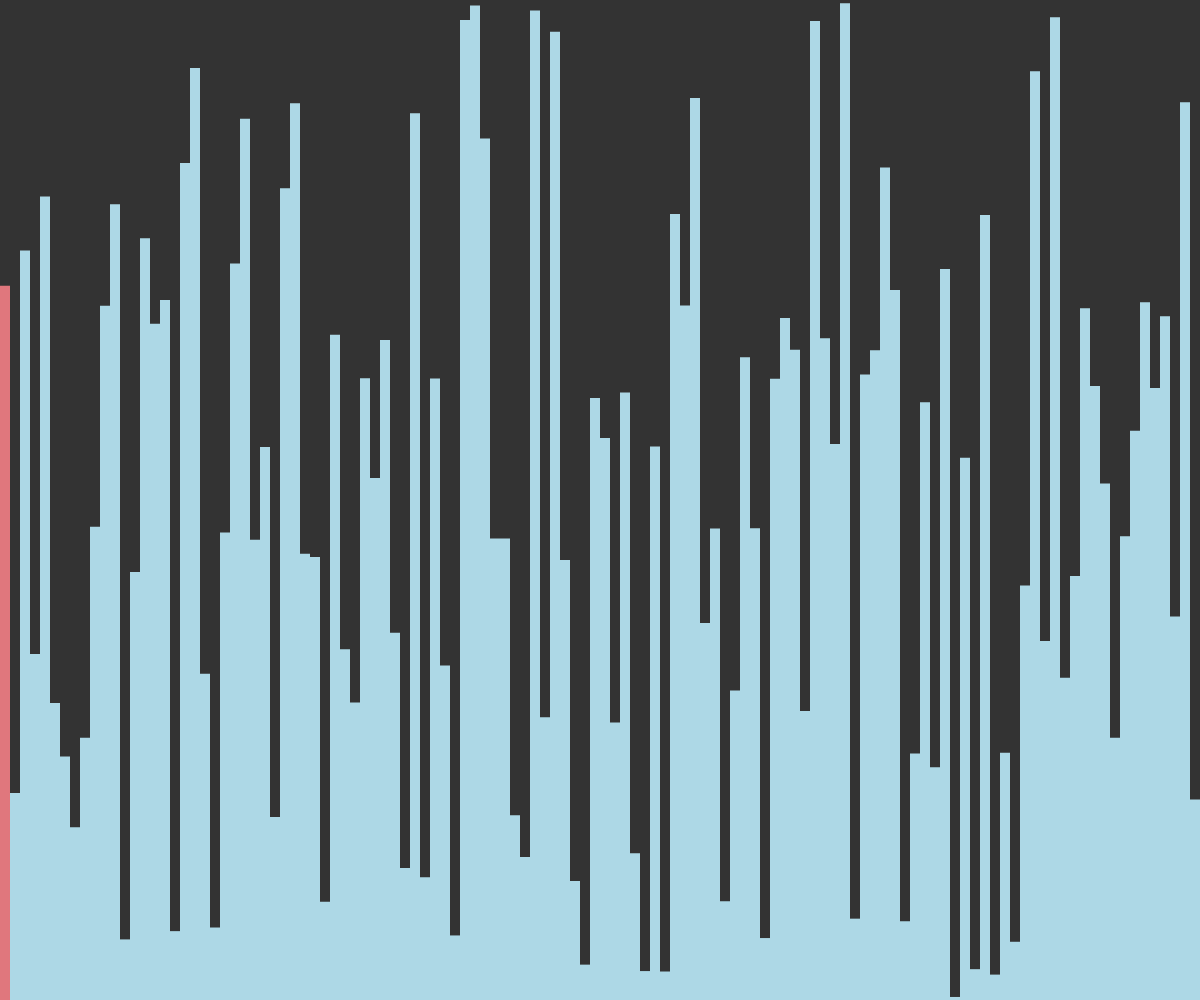
Frame 1 (no input)
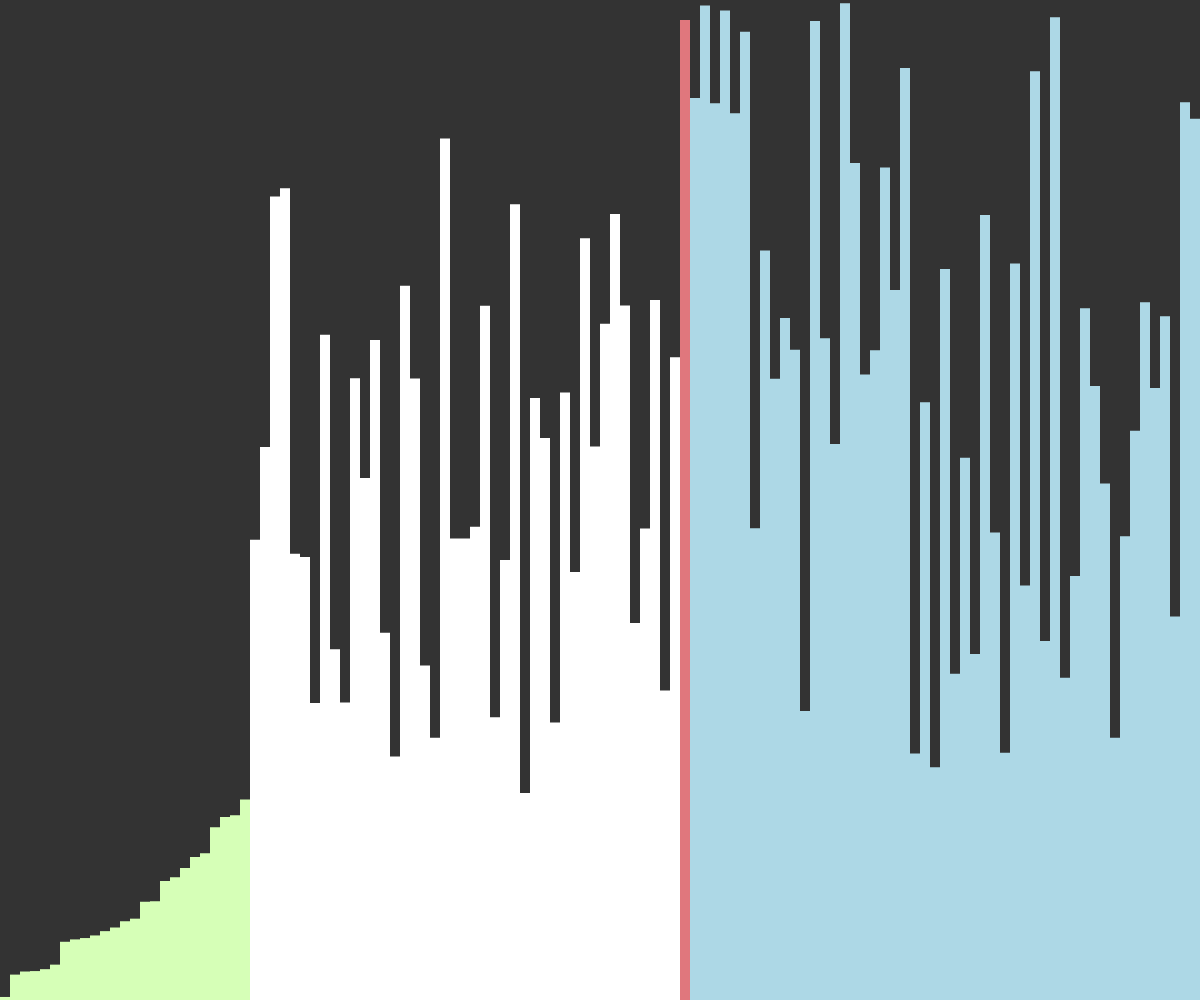
Frame 60 (no input)
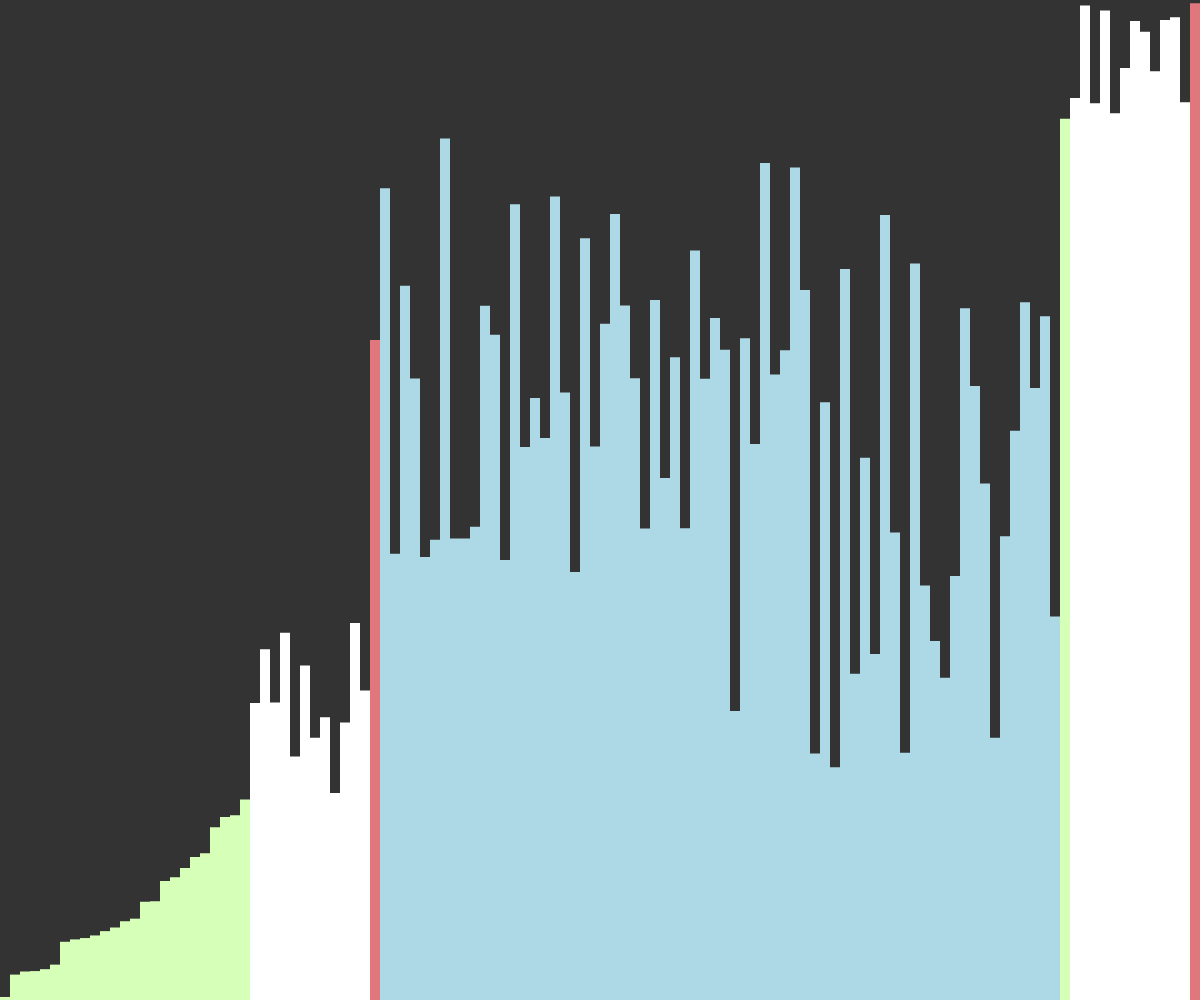
Frame 120 (the mouse pressed at the canvas centre since frame 60)

The p5.js sketch that drew these frames (run headless with seeded random() and noise() and a simulated clock; from frame 60 on, the mouse is pressed at the canvas centre):

// p5.js sketch
// ── sketch.js


let values = [];
let w = 10;

let states = [];

function setup() {
  createCanvas(windowWidth, windowHeight);
  values = new Array(floor(width / w));
  for (let i = 0; i < values.length; i++) {
    values[i] = random(height);
    states[i] = -1;
  }
  quickSort(values, 0, values.length - 1);
}

async function quickSort(arr, start, end) {
  if (start >= end) {
    return;
  }
  let index = await partition(arr, start, end);
  for (let i = start; i <= end; i++) {
    states[i] = 1;
  }
    
  await Promise.all([
    quickSort(arr, start, index - 1),
    quickSort(arr, index + 1, end)
  ]);
  
}

async function partition(arr, start, end) {
  for (let i = start; i <=end; i++) {
    states[i] = 2;
  }

  let pivotValue = arr[end];
  let pivotIndex = start;
  states[pivotIndex] = 0;
  for (let i = start; i < end; i++) {
    if (arr[i] < pivotValue) {
      await swap(arr, i, pivotIndex);
      states[pivotIndex] = -1;
      pivotIndex++;
      states[pivotIndex] = 0;
    }
  }
  await swap(arr, pivotIndex, end);

  for (let i = start; i < end; i++) {
    if (i != pivotIndex) {
      states[i] = -1;
    }
  }

  return pivotIndex;
}

function draw() {
  background(51);

  for (let i = 0; i < values.length; i++) {
    noStroke();
    if (states[i] == 0) {
      fill('#E0777D');
    } else if (states[i] == 1) {
      fill('#D6FFB7');
    } else if(states[i] ==2) {
      fill('#add8e6');
    } else {
      fill(255);
    }
    rect(i * w, height - values[i], w, values[i]);
  }
}

async function swap(arr, a, b) {
  await sleep(40);
  let temp = arr[a];
  arr[a] = arr[b];
  arr[b] = temp;
}

function sleep(ms) {
  return new Promise(resolve => setTimeout(resolve, ms));
}
